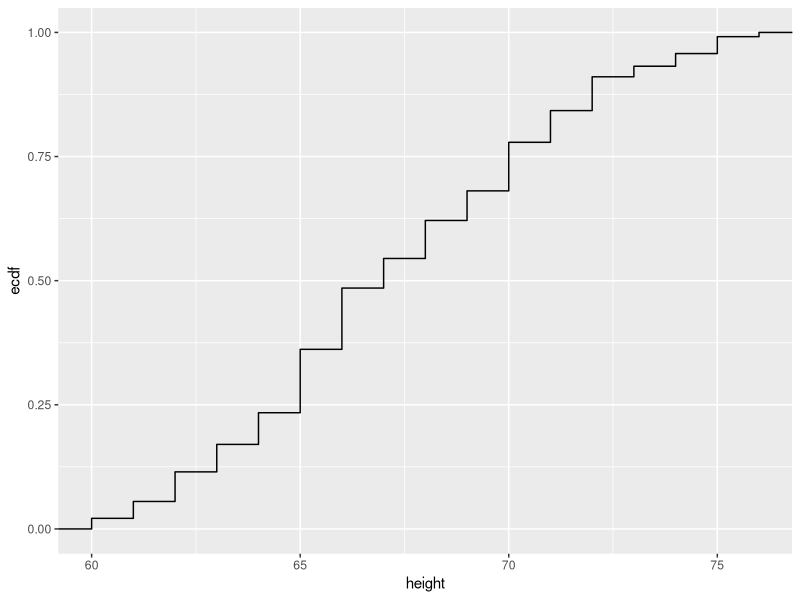
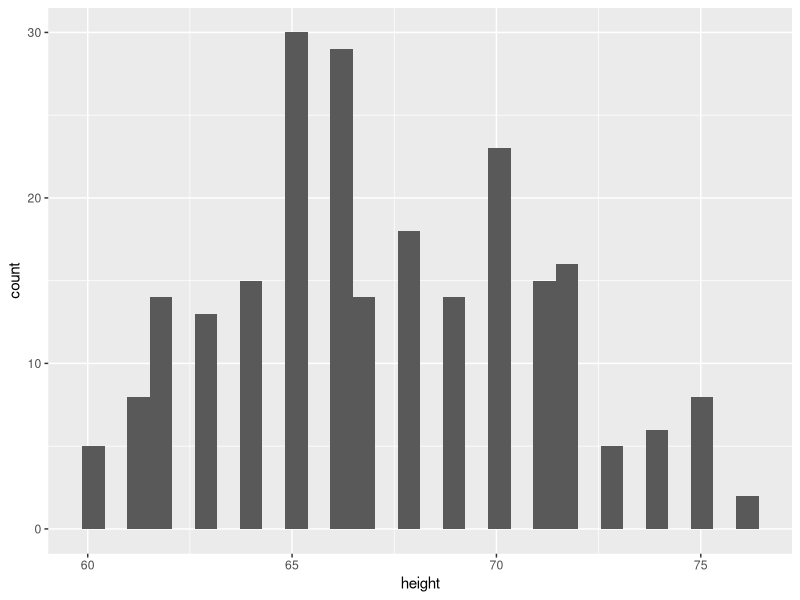
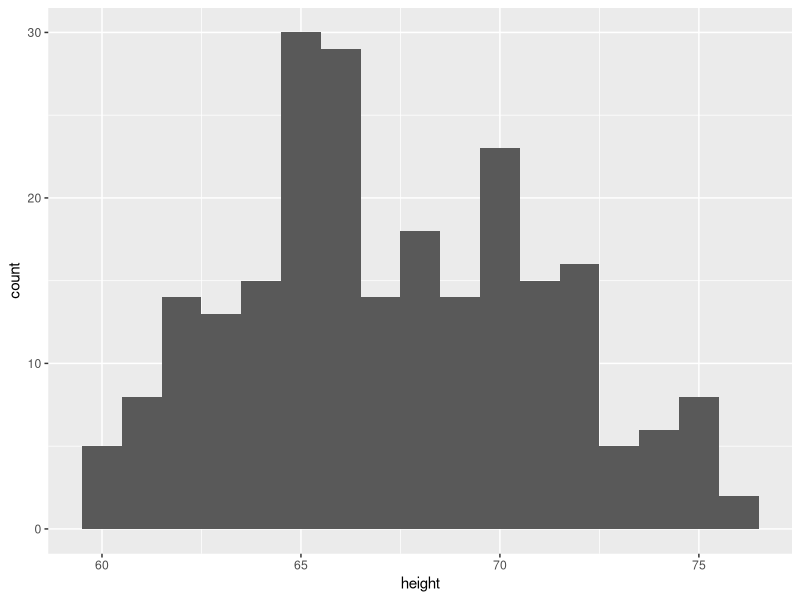
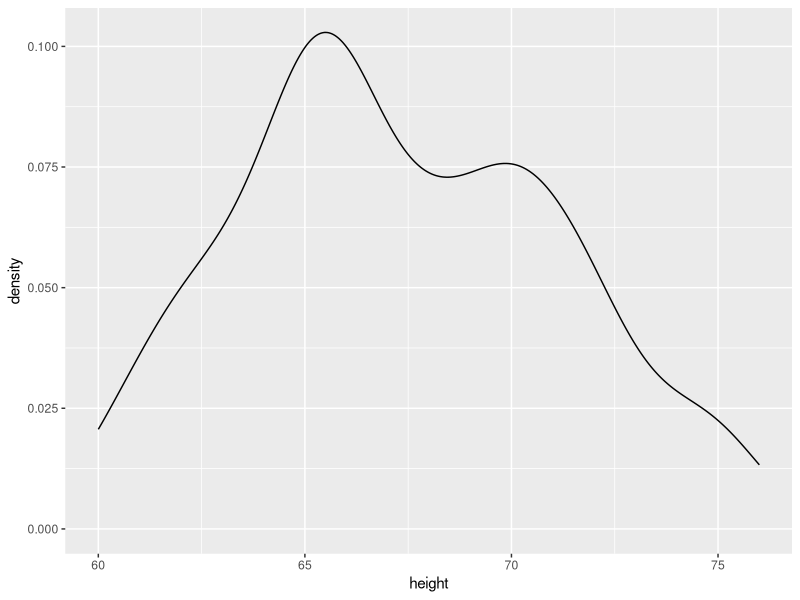
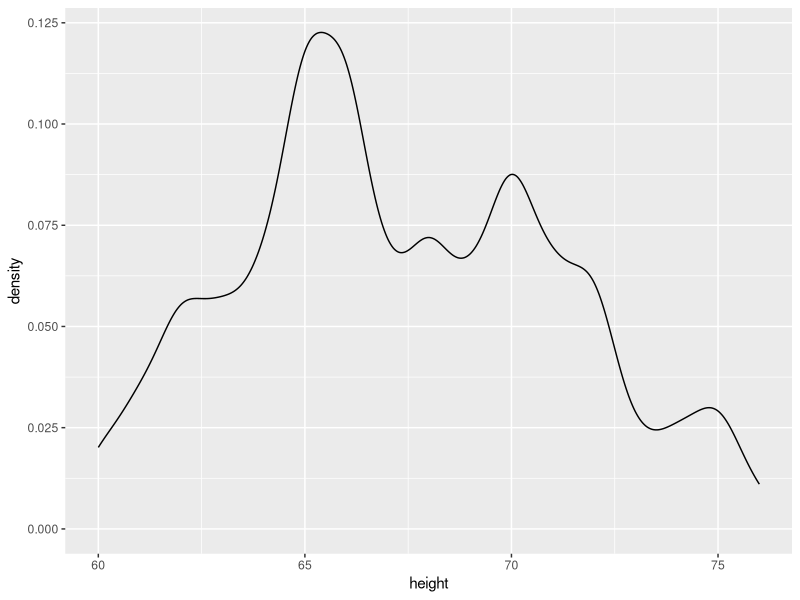
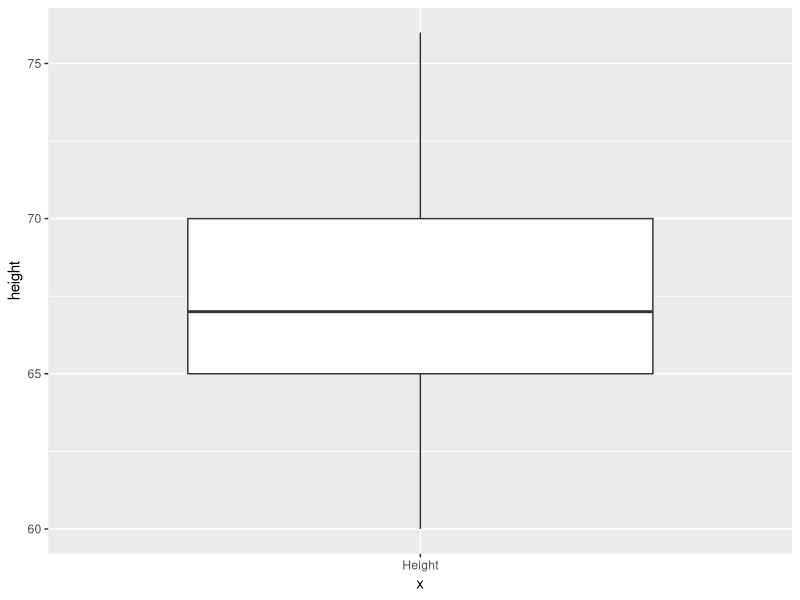
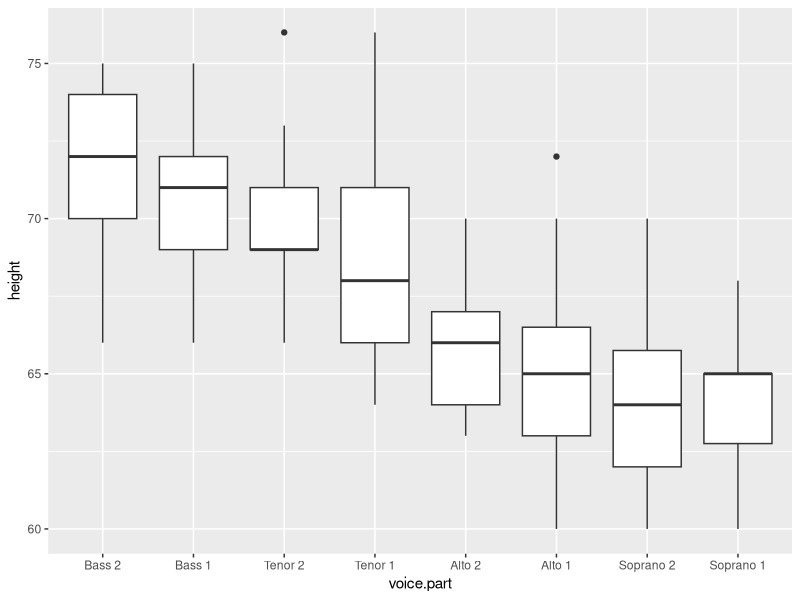
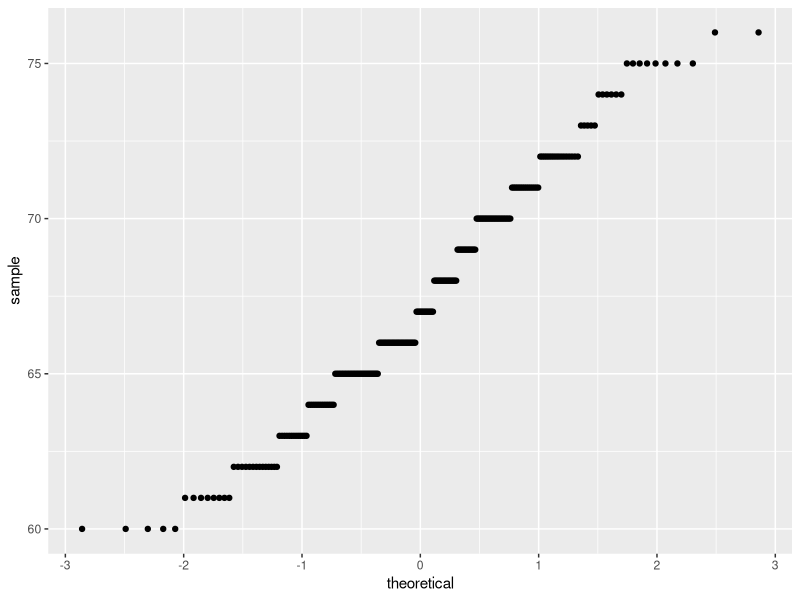

Write the R code that produced these figures, in order. (Note: this script raises an error after producing the figures.)
library(dplyr)
library(lattice)
library(ggplot2)
library(GGally)

ggplot(singer, aes(x=height)) + stat_ecdf() 
ggplot(singer, aes(x=height)) + geom_histogram()
ggplot(singer, aes(x=height)) + geom_histogram(binwidth=1)
ggplot(singer, aes(x=height)) + geom_density()
ggplot(singer, aes(x=height)) + geom_density(adjust = 0.5) ##less smooth
ggplot(singer, aes(x="Height", y=height)) + geom_boxplot() # 'Height' is the dummy variable
ggplot(singer, aes(x=voice.part, y=height)) + geom_boxplot()


# Normal and uniform QQ plots
ggplot(singer, aes(sample=height)) + stat_qq()
ggplot(singer, aes(sample=height)) + stat_qq(distribution=qunif)

# Faceting
ggplot(singer, aes(sample=height)) + stat_qq(distribution=qunif) +
  facet_grid(~voice.part)

ggplot(singer, aes(sample=height)) + stat_qq(distribution=qunif) +
  facet_wrap(~voice.part, ncol=2)


# Constructing a uniform QQ plot manually
Tenor1 = sort(singer$height[singer$voice.part=="Tenor 1"])
nTenor1 = length(Tenor1)
f.value = (0.5:(nTenor1 - 0.5)) / nTenor1
Tenor1.df = data.frame(f.value, height=Tenor1)
ggplot(Tenor1.df, aes(x=f.value, y=height)) +
  geom_line() + geom_point()


# Two-sample QQ plots
Tenor1 = singer$height[singer$voice.part=="Tenor 1"]
Bass2 = singer$height[singer$voice.part=="Bass 2"]
qqplot(Tenor1, Bass2)
abline(0, 1)

# Tukey Mean-difference
# Humans can more accurately compare to a horizontal line than a diagonal one. 
Tenor1 = singer$height[singer$voice.part=="Tenor 1"]
Bass2 = singer$height[singer$voice.part=="Bass 2"]
qq.df = as.data.frame(qqplot(Tenor1, Bass2, plot.it=FALSE))
ggplot(qq.df, aes(x=x, y=y)) + geom_point() +
  geom_abline()

ggplot(qq.df, aes(x=(x+y)/2, y=y-x)) + geom_point() +
  geom_abline(slope=0)

# Pairwise QQ plots
singer.q.rows = aggregate(height ~ voice.part, quantile, probs=seq(.05, .95, .01), data=singer)
singer.q = t(singer.q.rows[-1])
names(singer.q) = singer.q.rows[,1]
singer.panel = function(x, y){
  lines(x, y, xlim=range(singer$height), ylim=range(singer$height))
  abline(0, 1)
}
ggpairs(singer.q, upper=c())

# External Code
require(datasets)
data("swiss")

my_fn <- function(data, mapping, ...){
  p <- ggplot(data = data, mapping = mapping) + 
    geom_point() + 
    geom_smooth(method=loess, fill="red", color="red", ...) +
    geom_smooth(method=lm, fill="blue", color="blue", ...)
  p
}
g = ggpairs(swiss,columns = 1:4, lower = list(continuous = my_fn))


# Normality revisited
ggplot(singer[singer$voice.part=="Alto 1",], aes(sample=height)) + stat_qq(distribution=qunif)
ggplot(singer[singer$voice.part=="Alto 1",], aes(sample=height)) + stat_qq()


ggplot(singer, aes(sample = height)) +
  stat_qq() + facet_wrap(~voice.part, ncol=2) 